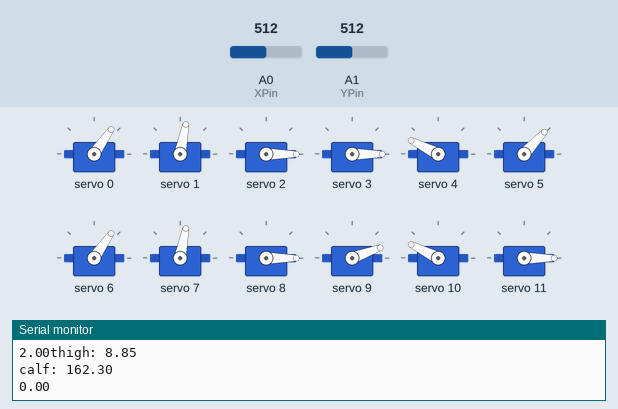
Recording of a sketch running on a simulated Arduino Uno, built with avr-gcc and run on an emulated ATmega328P. Parts: 12 × servo, the last lines printed to the serial monitor. The test bench sets the inputs (shaded band); at power-on: A1 (YPin) = 512, A0 (XPin) = 512.

Above: at 1.2 s.
1.3 s: A1 (YPin) set to 592
2.8 s: A1 (YPin) set to 612
At 4.8 s:
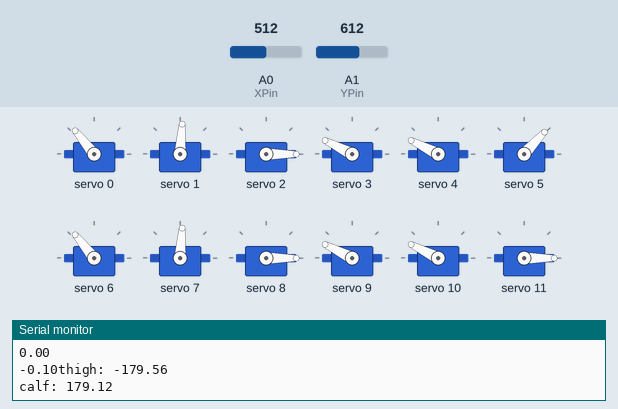
5.8 s: A1 (YPin) set to 0
At 8.0 s:
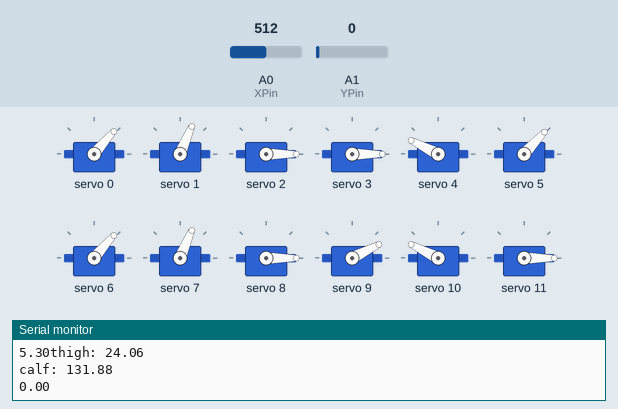
8.8 s: A1 (YPin) set to 22
At 9.8 s:
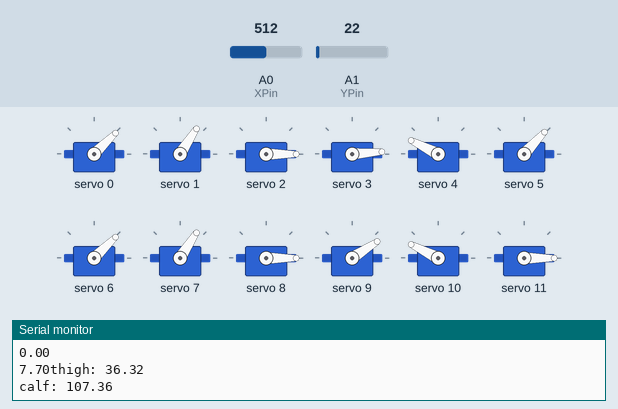
10.3 s: A0 (XPin) set to 589
13.3 s: A0 (XPin) set to 608
Timing chart, 0 to 15.8 s (numbered marks = the images above; inputs shaded):
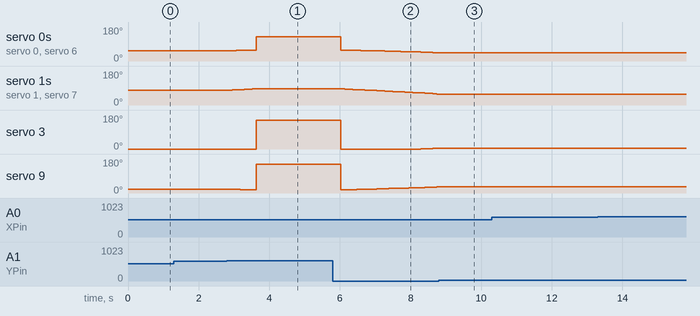

Measured:
- the behaviour switches between 600 and 601 on A1 (YPin) (found by bisection; images 0 and 1)
- after the input at 2.8 s, servo 0: 55° → 56° after 0.26 s, → 57° 0.12 s later, → 58° 0.34 s later, → 129° 0.11 s later; servo 1: moves from 79° to 86° over 0.68 s, starting after 0.15 s
- after the input at 5.8 s, servo 0: moves from 129° to 45° over 2.6 s, starting after 0.22 s; servo 1: moves from 86° to 58° over 2.7 s, starting after 0.22 s
- after the input at 8.8 s, servo 0, servo 6: goes on until 8.9 s, then stays 44°; servo 1, servo 7: goes on until 8.9 s, then stays 57°; servo 3: stays 4° (without the input it goes to 5° after 0.17 s); servo 4, servo 10: stays 153° (without the input it goes to 0° after 0.63 s); servo 9: goes on until 8.9 s, then stays 33°

The sketch:

OrrinMove.ino
```cpp
#include <HCPCA9685.h>

#define I2CAdd 0x40

HCPCA9685 HCPCA9685(I2CAdd);

/*
Copy Paste Movement Input
  moveOrrin(0, 0, 0,
            0, 0, 0,
            0, 0, 0,
            0, 0, 0);
*/

//      LEGS
const double thighLength = 6.5;
const double calfLength = 6.5;
const double maxY = 12.8;
double angles[4][3];

//  Front Left LEG
const int FLThigh = 0;
const double FLThighOffset = 1.0;
const int FLCalf = 1;
const double FLCalfOffset = 1.0;
const int FLHip = 2;

//  Front Right LEG
const int FRThigh = 3;
const double FRThighOffset = 1.2;
const int FRCalf = 4;
const double FRCalfOffset = 1.0;
const int FRHip = 5;

//  Back Left LEG
const int BLThigh = 6;
const double BLThighOffset = 1.0;
const int BLCalf = 7;
const double BLCalfOffset = 1.0;
const int BLHip = 8;

// Back Right LEG
const int BRThigh = 9;
const double BRThighOffset = 1.2;
const int BRCalf = 10;
const double BRCalfOffset = 1.0;
const int BRHip = 11;

//    JOYSTICK
const int XPin = A0;
const int YPin = A1;
double joystickX, joystickY;
double tempX, tempY = 2;
double tempR = 0;

void setup() {
  Serial.begin(9600);
}

void loop() {

  joystickX = analogRead(XPin);
  joystickY = analogRead(YPin);

  if (joystickY > 600 && tempY > 0) {
    tempY -= 0.3;
  } else if (joystickY == 0 && tempY < maxY) {
    tempY += 0.3;
  }
  if (joystickX > 600) {
    tempX -= 0.3;
  } else if (joystickX == 0) {
    tempX += 0.3;
  }

  moveOrrin(0, tempY, tempR,
            0, tempY, 150+tempR,
            0, tempY, tempR,
            0, tempY, tempR);

  Serial.print(tempY);
  Serial.print("thigh: ");
  Serial.println(convertThighAngleToServo(angles[3][0]));
  Serial.print("calf: ");
  Serial.println(convertCalfAngleToServo(angles[3][1]));
  Serial.println(tempR);
  //Serial.println(angles[1][2]);
}

void moveOrrin(double x0, double y0, double r0,
               double x1, double y1, double r1,
               double x2, double y2, double r2,
               double x3, double y3, double r3) {

  double pos[4][3] = {{x0, y0, r0},
                      {x1, y1, r1},
                      {x2, y2, r2},
                      {x3, y3, r3}};

  calculateLegAngles(pos);
  delay(100);

  //  Front Left LEG
  // THIGH
  HCPCA9685.Servo(FLThigh, altConvertThighAngleToServo(angles[0][0]) * FLThighOffset);
  // CALF
  HCPCA9685.Servo(FLCalf, (convertCalfAngleToServo(angles[0][1]) + 70) * FRCalfOffset);
  // HIP
  HCPCA9685.Servo(FLHip, angles[0][2]);

  //  Front Right LEG
  // THIGH
  HCPCA9685.Servo(FRThigh, convertThighAngleToServo(angles[1][0]) * FRThighOffset);
  // CALF
  HCPCA9685.Servo(FRCalf, altConvertCalfAngleToServo(angles[1][1]) * FRCalfOffset);
  // HIP
  HCPCA9685.Servo(FRHip, angles[1][2]);

  //  Back Left LEG
  // THIGH
  HCPCA9685.Servo(BLThigh, altConvertThighAngleToServo(angles[2][0]) * BLThighOffset);
  // CALF
  HCPCA9685.Servo(BLCalf, (convertCalfAngleToServo(angles[2][1]) + 70) * BLCalfOffset);
  // HIP
  HCPCA9685.Servo(BLHip, angles[2][2]);

  //  Back Right LEG
  // THIGH
  HCPCA9685.Servo(BRThigh, (convertThighAngleToServo(angles[3][0]) + 60) * BRThighOffset);
  // CALF
  HCPCA9685.Servo(BRCalf, altConvertCalfAngleToServo(angles[3][1]) * BRCalfOffset);
  // HIP
  HCPCA9685.Servo(BRHip, angles[3][2]);


}

void calculateLegAngles(double pos[4][3]) {

  for (int i = 0; i <= sizeof(pos)+1; i++){
    double x = pos[i][0];
    double y = pos[i][1];
    double r = pos[i][2];

    double q2 = acos(
        (pow(x, 2)
        + pow(y, 2)
        - pow(thighLength, 2)
        - pow(calfLength, 2))
        / (2 * thighLength * calfLength)
      );
     double q1 = atan(y / x)
        - atan((calfLength * sin(q2))
        / (thighLength + calfLength * cos(q2)));

     angles[i][0] = q1;
     angles[i][1] = q2;
     angles[i][2] = r;
  }
}

double convertThighAngleToServo(double angle) {
  return (angle * (180 / PI));
}

double altConvertThighAngleToServo(double angle) {
  return (180-(angle * (180 / PI)));
}

double convertCalfAngleToServo(double angle) {
  return (angle * (180 / PI));
}

double altConvertCalfAngleToServo(double angle) {
  return  (90-(angle * (180 / PI)));
}
```
